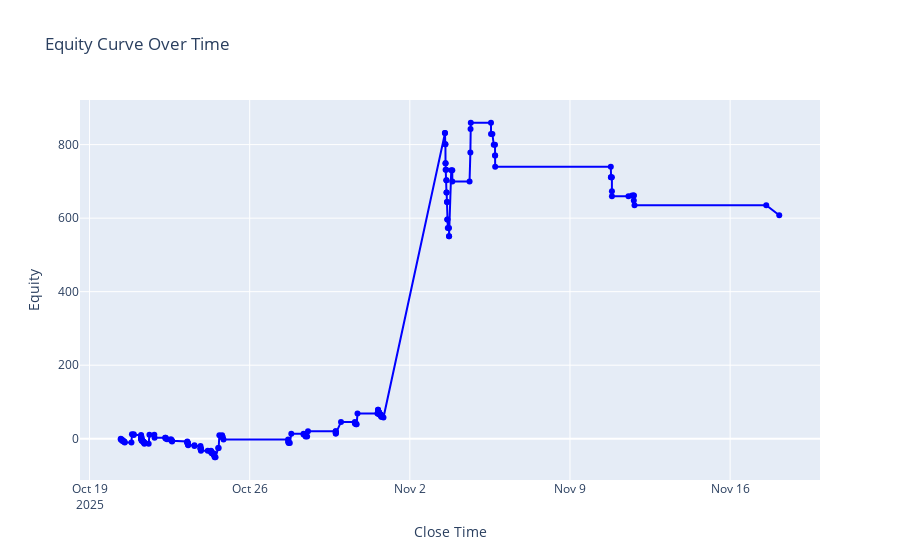

Notebook cell for this chart:
### Code cell
import MetaTrader5 as mt5
from datetime import datetime, timedelta
import pandas as pd
import plotly.graph_objects as go

# --- ACCOUNT DETAILS ---
login = 1234567
password = "123456"
server = "123443556"

# --- INITIALIZE MT5 ---
if not mt5.initialize():
    print(" MT5 initialization failed")
    quit()

# --- LOGIN ---
if not mt5.login(login, password=password, server=server):
    print(" Login failed:", mt5.last_error())
    mt5.shutdown()
    quit()
print(" Logged in successfully")

# --- HISTORY RANGE (last 30 days) ---
from_date = datetime.now() - timedelta(days=30)
to_date = datetime.now()

# --- GET CLOSED DEALS ---
deals = mt5.history_deals_get(from_date, to_date)
if deals is None:
    print(" No deals found:", mt5.last_error())
    mt5.shutdown()
    quit()

# --- BUILD DATAFRAME ---
data = []
for d in deals:
    order_info = mt5.history_orders_get(ticket=d.order)
    sl = tp = None
    if order_info and len(order_info) > 0:
        sl = order_info[0].sl
        tp = order_info[0].tp

    deal_type = "BUY" if d.type == 0 else "SELL" if d.type == 1 else str(d.type)

    data.append({
        "Symbol": d.symbol,
        "Type": deal_type,
        "Volume, lot": d.volume,
        "Open price": d.price if d.entry == 0 else None,
        "Close price": d.price if d.entry == 1 else None,
        "T/P": tp,
        "S/L": sl,
        "Position": d.position_id,
        "Open time": datetime.fromtimestamp(d.time_msc/1000) if d.time_msc else datetime.fromtimestamp(d.time),
        "Close time": datetime.fromtimestamp(d.time_msc/1000) if d.time_msc else datetime.fromtimestamp(d.time),
        "Swap, USD": d.swap,
        "Reason": d.reason,
        "P/L, USD": d.profit
    })

df = pd.DataFrame(data)

# --- SORT BY CLOSE TIME ---
df = df.sort_values("Close time").reset_index(drop=True)

# --- CALCULATE EQUITY CURVE ---
df["Equity"] = df["P/L, USD"].cumsum()

# --- PLOT EQUITY CURVE ---
fig = go.Figure()
fig.add_trace(go.Scatter(
    x=df["Close time"],
    y=df["Equity"],
    mode="lines+markers",
    line=dict(color="blue"),
    name="Equity Curve"
))
fig.update_layout(
    title="Equity Curve Over Time",
    xaxis_title="Close Time",
    yaxis_title="Equity"
)
fig.show()

# --- SHUTDOWN MT5 ---
mt5.shutdown()

### Figure 1 — Plotly figure (JSON) as saved in the notebook; plotly's stock layout.template omitted (floating-point values rounded to 4 significant figures; data arrays with more than 128 entries replaced by an {"elided": "..."} marker saying what was removed)
{"data": [{"line": {"color": "blue"}, "mode": "lines+markers", "name": "Equity Curve", "type": "scatter", "x": {"elided": "185 str values"}, "y": {"elided": "185 float values"}}], "layout": {"title": {"text": "Equity Curve Over Time"}, "xaxis": {"title": {"text": "Close Time"}}, "yaxis": {"title": {"text": "Equity"}}}}
